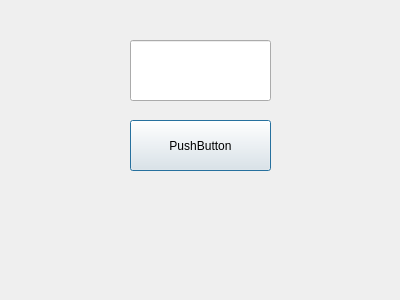
<?xml version="1.0" encoding="UTF-8"?>
<ui version="4.0">
 <class>Form2</class>
 <widget class="QDialog" name="Form2">
  <property name="geometry">
   <rect>
    <x>0</x>
    <y>0</y>
    <width>400</width>
    <height>300</height>
   </rect>
  </property>
  <property name="windowTitle">
   <string>Dialog</string>
  </property>
  <widget class="QPushButton" name="btnSave">
   <property name="geometry">
    <rect>
     <x>130</x>
     <y>120</y>
     <width>141</width>
     <height>51</height>
    </rect>
   </property>
   <property name="text">
    <string>PushButton</string>
   </property>
  </widget>
  <widget class="QLineEdit" name="textName">
   <property name="geometry">
    <rect>
     <x>130</x>
     <y>40</y>
     <width>141</width>
     <height>61</height>
    </rect>
   </property>
  </widget>
 </widget>
 <resources/>
 <connections/>
</ui>
